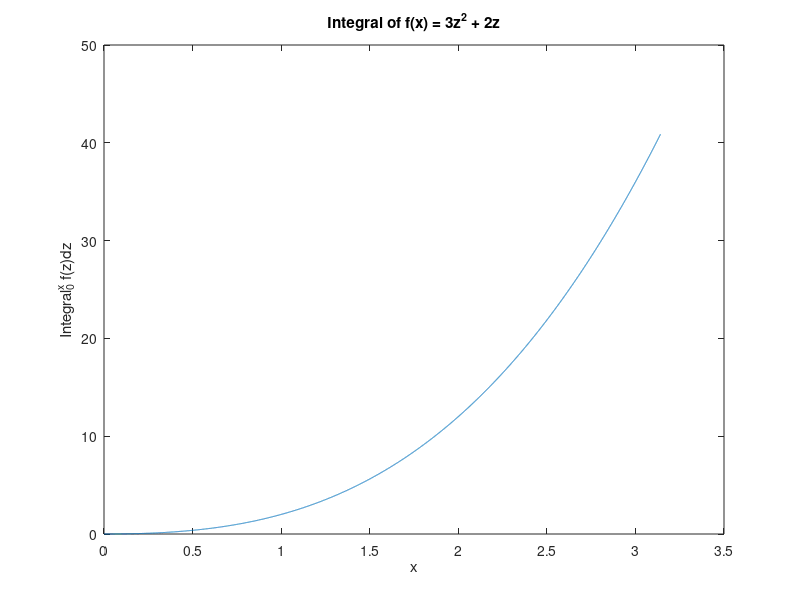

The MATLAB source for this figure:
f = @(z) 3*z.^2 + 2*z;
F_analytic = @(z) z.^3 + z.^2;
% f = @(z) sin(z) + exp(-z^2);
% F = @(z) -cos(z) + (1/2)*sqrt(pi)*erf(z);

F_quadtx = @(z) quad(f,0,z);

disp("Difference on interval [0,1000] is " + num2str(F_analytic(1000) - F_quadtx(1000)));

n=10000;
interval = 0:pi/n:pi;

fig = figure('visible','off');
plot(interval,arrayfun(F_analytic,interval));
xlabel("x");
ylabel("\Integral_0^x f(z)dz");
title("Integral of f(x) = 3z^2 + 2z")
saveas(fig,'shared/Integral_fx','png');
